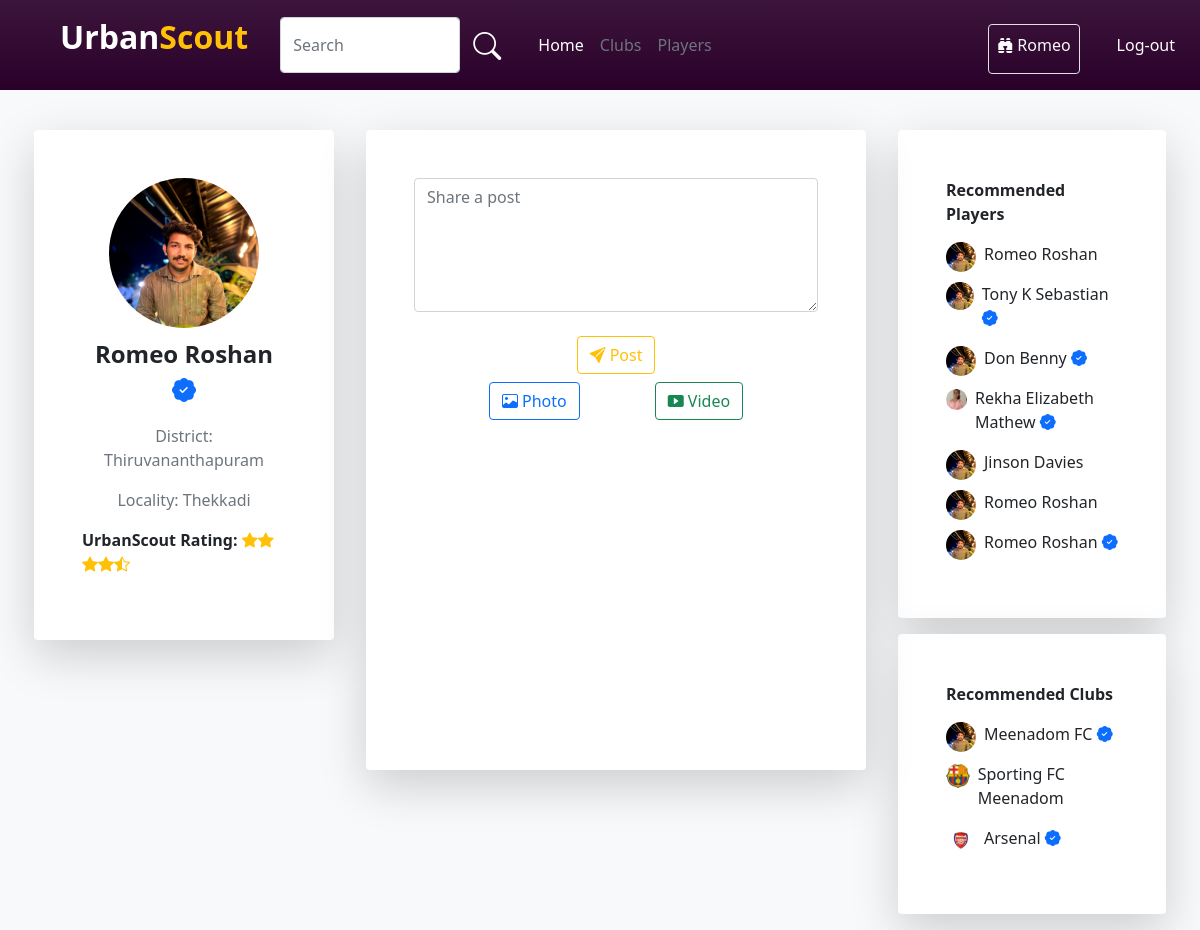
Page / (signed in) on the earlier database version.
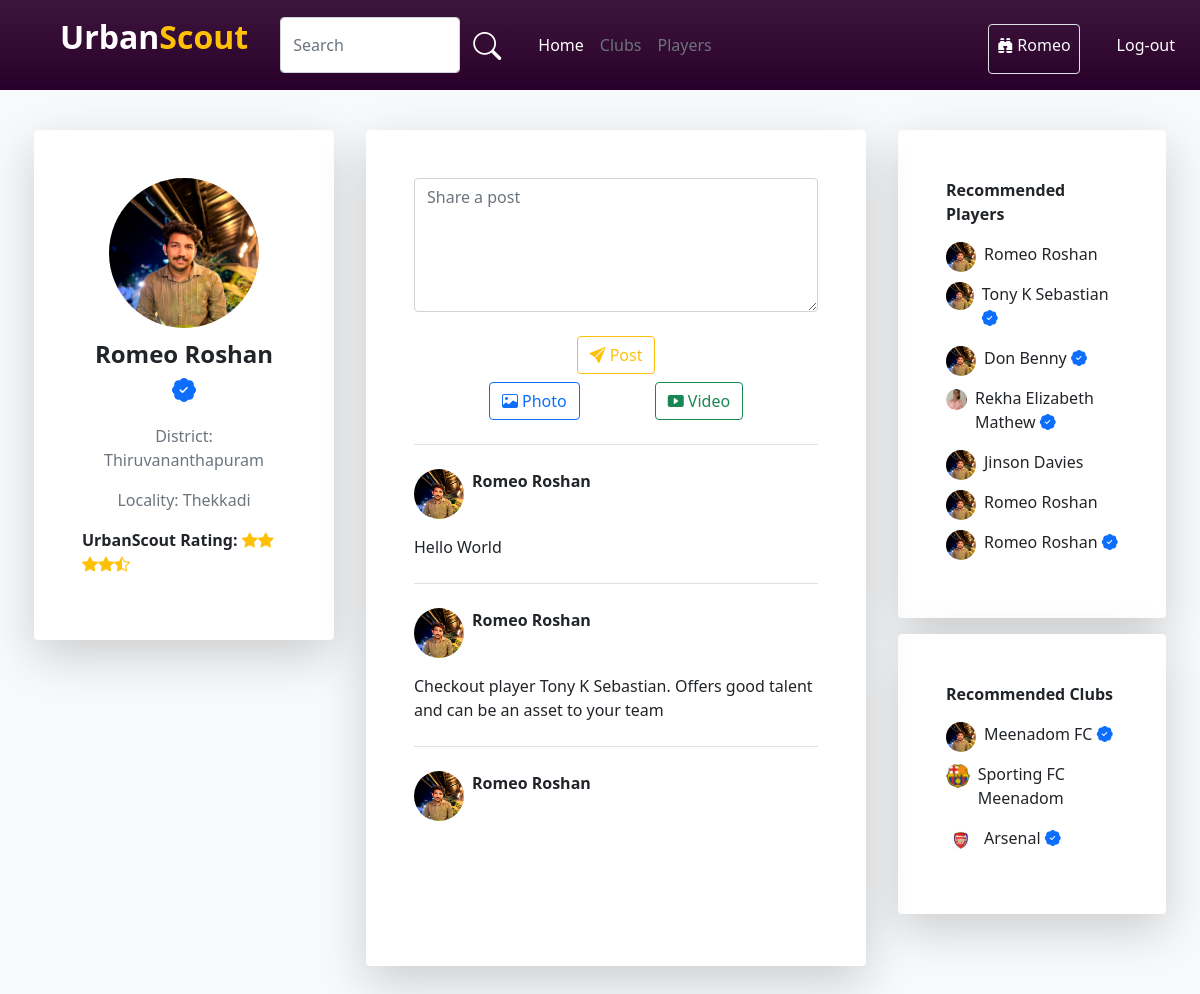
Same page on the later database version.
### account/models.py (models this page shows)
class User(AbstractUser):
    username=models.CharField(max_length=32, blank=True, null=True)
    USERNAME_FIELD = 'email'
    email = models.EmailField(unique=True)
    img=models.ImageField(upload_to='pics',default='https://img.freepik.com/free-icon/man_318-677829.jpg',null=True)
    is_player=models.BooleanField('is_player',default=False)
    is_club=models.BooleanField('is_club',default=False)
    is_scout=models.BooleanField('is_scout',default=False)
    player_dob = models.DateField(("Date of Birth"), default=date.today, validators=[validate_dob])
    player_pos = models.CharField(("Position"),default='',max_length=30,choices=Pos_Choice)
    district = models.CharField(("District"),default='',max_length=20,choices=District_Choice)
    locality = models.CharField(("Locality"),default='',max_length=50,blank=True)
    player_foot = models.CharField(("Prefered Foot"),default='',max_length=10,choices=Foot_Choice)
    player_ability = models.IntegerField(("Ability"),default=0,choices=Ability_Choice)
    club_reputation = models.IntegerField(("Club Reputation"),default=0,choices=Ability_Choice)
    player_potential = models.IntegerField(("Potential"),default=0,choices=Ability_Choice)
    desc=models.CharField(("Description"),max_length=100, default='')
    club_name=models.CharField((("Club Name")),default='',max_length=30)
    scouted_by=models.CharField(max_length=30,default='')
    REQUIRED_FIELDS = []

class PostFeed(models.Model):
    feed=models.CharField(max_length=200)
    user=models.ForeignKey(User,on_delete=models.CASCADE,related_name='post_feed_as_user')

### account/views.py (the view, shortened to what this page needs)
# urls.py: path('',views.index,name='index'),
def index(request):
    users=User.objects.all()
    usercout=users.count()
    players = User.objects.filter(is_player=True)
    player_count = players.count()
    club = User.objects.filter(is_club=True)
    club_count = club.count()
    scout=User.objects.filter(is_scout=True)
    ability_range = range(0, 5)
    user=request.user
    user_id=user.id
    feeds=PostFeed.objects.filter(user_id=user_id)
    imgfeeds=PostImageFeed.objects.filter(user_id=user_id)
    print(ability_range)
    return render(request,'index.html',
                    {"count":usercout,
                    "users":users,
                    'playerdata':players,
                    'player':player_count,
                    'club':club_count,
                    'clubdata':club,
                    'scout':scout,
                    'abilityRange':ability_range,
                    'userfeeds':feeds,
                    'userimgfeeds':imgfeeds,
                    })

### template/index.html (shortened to what this page needs)
{% load static %}
<!DOCTYPE html>
<html lang="en">
<head>
    <link rel="stylesheet" href="{% static 'style.css' %}">
    <link href="https://cdn.jsdelivr.net/npm/bootstrap@5.0.2/dist/css/bootstrap.min.css" rel="stylesheet"
>
    <link rel="stylesheet" href="https://cdn.jsdelivr.net/npm/bootstrap-icons@1.10.5/font/bootstrap-icons.css">
</head>
<body class="bg-light">
    {% if user.is_superuser %}
    <nav class="navbar player-navbar navbar-expand-lg">
        <div class="container-fluid">
            <a class="ms-5 navbar-brand d-flex fs-2 fw-bold" href="#">
                <p class="text-white">Urban</p>
                <p class="text-warning">Scout</p>
            </a>
            <button class="navbar-toggler" type="button" data-bs-toggle="collapse" data-bs-target="#navbarNav"
                aria-controls="navbarNav" aria-expanded="false" aria-label="Toggle navigation">
                <span class="navbar-toggler-icon"></span>
            </button>
            <div class="collapse navbar-collapse" id="navbarNav">
                <div class="ms-3 d-flex w-50">
                    <input type="text" class="form-control" placeholder="Search">
                    <button class="btn shadow-none"><i class="bi bi-search fs-3 text-white"></i></button>
                </div>
                <div class="ms-3">
                    <ul class="navbar-nav me-auto mb-2 mb-lg-0">
                        <li class="nav-item">
                            <a class="nav-link  text-white" aria-current="page" href="{% url 'index' %}">Manage
                                Users</a>
                        </li>
                        <li class="nav-item">
                            <a class="nav-link text-secondary" aria-current="page"
                                href="{% url 'RegisterScout' %}">Register Scouts</a>
                        </li>
                        <li class="nav-item">
                            <a class="nav-link text-secondary" aria-current="page" href="{% url 'email' %}">Clubs</a>
                        </li>
                    </ul>
                </div>
                <div class="d-flex w-100 justify-content-start justify-content-sm-end">
                    <div class="border rounded p-2 pb-0 mt-2 ms-3">
                        <p class="text-light "><i class="bi bi-person-circle"></i> Admin</p>
                    </div>
                    <div class="d-flex justify-content-center flex-column">
                        <a class="d-flex flex-column justify-content-center text-decoration-none"
                            href="{% url 'logout' %}"><button class="btn text-white ms-4">Log-out</button></a>
                    </div>
                </div>
            </div>
        </div>
    </nav>
    <div class="d-flex justify-content-center">
        <div class="bg-white shadow-lg mt-4 pb-3 rounded col-12 col-lg-8">
            <p class="m-4 text-secondary fs-4 fw-bold">Manage Users</p>
            <div class="d-flex justify-content-center flex-lg-row align-items-center text-center flex-column">
                <div class="d-flex col-3 justify-content-center flex-column align-items-center">
                    <p class="fs-5 text-secondary">Number of Users</p>
                    <p class="fs-4">{{count}}</p>
                </div>
                <div class="d-flex col-3 justify-content-center flex-column align-items-center">
                    <p class="fs-5 text-secondary">Number of Players</p>
                    <p class="fs-4">{{player}}</p>
                    <div id="piechart_player_3d" style="width: 240px; height: 240px;"></div>
                </div>
                <div class="d-flex col-3 justify-content-center flex-column align-items-center">
                    <p class="fs-5 text-secondary">Number of Clubs</p>
                    <p class="fs-4">{{club}}</p>
                    <div id="piechart_club_3d" style="width: 240px; height: 240px;"></div>
                </div>
            </div>
            <div class="table-responsive">
                <table class="table rounded text-center table-hover table-bordered">
                    <tr class="thead fw-bold">
                        <td>Email</td>
                        <td>User Role</td>
                        <td>Status</td>
                        <td>Edit Status</td>
                        <td>Delete User</td>
                    </tr>
                    {% for i in users %}
                    {% if not i.is_staff %}
                    <tr>
                        <td>{{i.email}}</td>
                        <td>{% if i.is_player %}
                            Player
                            {% elif i.is_club %}
                            Club
                            {% else %}
                            Scout
                            {% endif %}</td>
                        <td>{{i.is_active}}</td>
                        <td><a href="{% url 'updateStatus' i.id %}"><button class="btn btn-primary"><i
                                        class="bi bi-pencil-square"></i></button></a></td>
                        <td><a href="{% url 'deleteUser' i.id %}"><button class="btn btn-danger"><i
                                        class="bi bi-trash3-fill"></i></button></a></td>
                    </tr>
                    {% endif %}
                    {% endfor %}
                </table>
            </div>
        </div>
    </div>
    {% elif user.is_scout %}
    <nav class="navbar player-navbar navbar-expand-lg">
        <div class="container-fluid">
            <a class="ms-5 navbar-brand d-flex fs-2 fw-bold" href="#">
                <p class="text-white">Urban</p>
                <p class="text-warning">Scout</p>
            </a>
            <div class="collapse navbar-collapse" id="navbarNav">
                <div class="ms-3 d-flex w-50">
                    <input type="text" class="form-control" placeholder="Search">
                    <button class="btn shadow-none"><i class="bi bi-search fs-3 text-white"></i></button>
                </div>
                <div class="ms-3">
                    <ul class="navbar-nav me-auto mb-2 mb-lg-0">
                        <li class="nav-item">
                            <a class="nav-link  text-white" aria-current="page" href="{% url 'index' %}">Home</a>
                        </li>
                        <li class="nav-item">
                            <a class="nav-link text-secondary" aria-current="page" href="{% url 'ScoutClub' %}">Clubs</a>
                        </li>
                        <li class="nav-item">
                            <a class="nav-link text-secondary" aria-current="page"
                                href="{% url 'ScoutPlayer' %}">Players</a>
                        </li>
                    </ul>
                </div>
                <div class="d-flex w-100 justify-content-start justify-content-sm-end">
                    <div class="border rounded p-2 pb-0 mt-2 ms-3">
                        <p class="text-light "><i class="bi bi-binoculars-fill"></i> {{user.first_name}}</p>
                    </div>
                    <a class="d-flex flex-column justify-content-center text-decoration-none"
                        href="{% url 'logout' %}"><button class="btn text-white ms-4">Log-out</button></a>
                </div>
            </div>
        </div>
    </nav>
    <div class="d-flex flex-wrap justify-content-center mt-4">
        <div class="col-lg-3 h-50 col-12 m-3 p-5 rounded bg-white shadow-lg position-sticky">
            <div class="">
                <div class="d-flex justify-content-center">
                    <div class="">
                        <img class="rounded-circle img-width " src={{user.img.url}} alt="">
                    </div>
                </div>
                <div class="text-center">
                    <p class="text-dark mt-2 fs-4 fw-bold">{{user.first_name}} {{user.last_name}} <i class="bi bi-patch-check-fill text-primary"></i></p>
                    <p class="text-secondary">District: {{user.district}}</p>
                    <p class="text-secondary">Locality: {{user.locality}}</p>
                </div>
                <div>
                    <p class="fw-bold">UrbanScout Rating: <i class="bi bi-star-fill text-warning"></i><i
                            class="bi bi-star-fill text-warning"></i><i class="bi bi-star-fill text-warning"></i><i
                            class="bi bi-star-fill text-warning"></i><i class="bi bi-star-half text-warning"></i></p>
                </div>
            </div>
        </div>
        <div class="col-lg-5 col-12 player-feeds m-3 p-5 rounded bg-white shadow-lg">
            <div class="w-100 d-flex justify-content-center">
                <div class="w-100">
                    <form method="post">
                    <textarea class="form-control" required name="feed" id="" cols="30" rows="5"
                        placeholder="Share a post"></textarea>
                    <div class="d-flex justify-content-around m-2 mt-4">
                        <button type="submit" class="btn btn-outline-warning"><i class="bi bi-send-fill"></i> Post</button>
                    </div>
                    </form>
                    <div class="d-flex justify-content-evenly">
                        <a href="{% url 'PostImage' %}"><button class="btn btn-outline-primary"><i class="bi bi-image"></i> Photo</button></a>
                    <button class="btn btn-outline-success"><i class="bi bi-play-btn-fill"></i> Video</button>
                    </div>
                </div>
            </div>
            {% for i in userfeeds %}
            <div class="mt-4 border-top pt-4">
                <div class="d-flex">
                    <div class="feed-img">
                        <img class="w-100 rounded-circle" src={{user.img.url}} alt="">
                    </div>
                    <div class="ms-2">
                        <p class="fw-bold">
                            {{user.first_name}} {{user.last_name}}
                        </p>
                    </div>
                </div>
                <div class="mt-3">
                    <p>{{i.feed}}</p>
                </div>
            </div>
            {% endfor %}
        </div>
        <div class="col-lg-3 col-12">
            <div class="m-3 p-5 rounded bg-white shadow-lg">
                <div>
                    <p class="fw-bold">Recommended Players</p>
                    {% for Players in playerdata %}
                    <div class="d-flex">
                        <div class="rec-img-club">
                            <img class="w-100 rounded-circle" src="{{Players.img}}" alt="">
                        </div>
                        <p class="ms-2">{{Players.first_name}} {{Players.last_name}}{% if Players.scouted_by != '' %}
                            <i class="bi bi-patch-check-fill text-primary"></i>
                            {% endif %}</p></p>
                    </div>
                    {% endfor %}
                </div>
            </div>
            <div class="m-3 p-5 rounded bg-white shadow-lg">
                <div>
                    <p class="fw-bold">Recommended Clubs</p>
                    {% for clubs in clubdata %}
                    <div class="d-flex">
                        <div class="rec-img-club">
                            <img class="w-100 rounded-circle" src="{{clubs.img}}" alt="">
                        </div>
                        <p class="ms-2">{{clubs.club_name}} {% if clubs.scouted_by != '' %}
                            <i class="bi bi-patch-check-fill text-primary"></i>
                            {% endif %}</p></p></p>
                    </div>
                    {% endfor %}
                </div>
            </div>
        </div>
    </div>
    {% endif %}
</body>
</html>

### static/style.css (style rules this page uses)
.player-navbar { background: linear-gradient(rgb(60, 21, 60), rgb(41, 0, 41)); }
.img-width { width: 150px; height: 150px; }
.feed-img { width: 50px; height: 50px; }
.rec-img-club { width: 30px; height: 30px; }
.player-feeds { height: 80vh; overflow-y: scroll; position: relative; }

Differences in the rows shown:
added PostFeed: img (picture), {{ user.first_name }} "Romeo", {{ user.last_name }} "Roshan", feed "Hello World"
added PostFeed: img (picture), {{ user.first_name }} "Romeo", {{ user.last_name }} "Roshan", feed "Checkout player Tony K Sebastian. Offers good talent and can be an asset to your team"
added PostFeed: img (picture), {{ user.first_name }} "Romeo", {{ user.last_name }} "Roshan"
